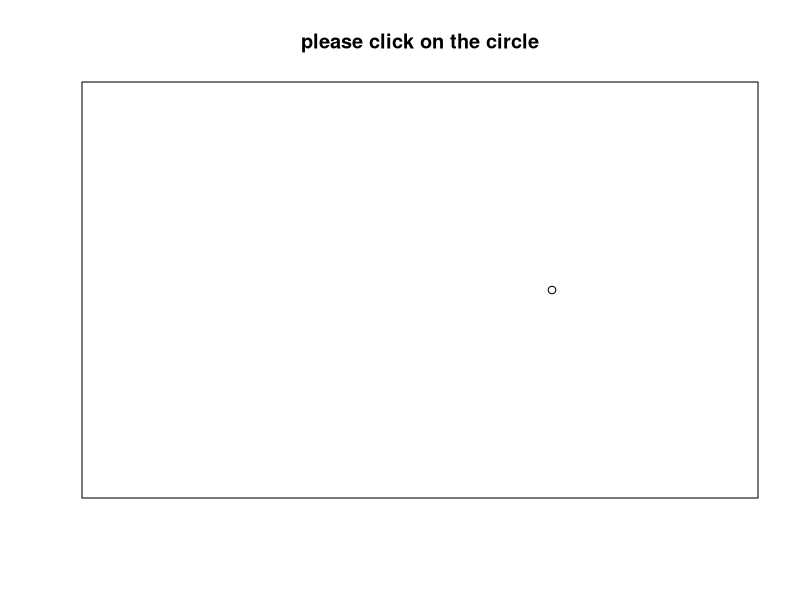

Write R code to recreate this figure.


my.list<-list("one",TRUE,3,c("F","O","U","R"))
my.list

my.list[[2]]

mode(my.list[2])
my.list[[4]][2]



my.list<-list(first="one",second=TRUE,third=3,fourth=c("f","o","u","r"))
names(my.list)

my.list$first

names(my.list)<-c("First element","Second element","Third element","Forth element")

names(my.list)

my.list$"Second element"

my.list$'Second element'

names(lm)

x<-list(1,c(2,3),c(4,5,6))

mode(x)


y<-unlist(x)


mode(y)


unlist(my.list)

y<-c(1.1,1.2,2.4,2.3,1.8,1.9)

x<-c(1,1,2,2,3,3)

lm.xy<-lm(y~x)

lm.xy

mode(lm.xy)

names(lm.xy)

lm.xy$coefficients

lm.xy$residuals


lm.xy$model


#wilcoxon rank sum test-nonparametric test for difference in means
(w<-wilcox.test(rnorm(10),rnorm(10,2)))

mode(w)

names(w)

w$statistic

w$null.value


####use list to assign row and column names to a matrix
(a<-matrix(runif(8),4,2))

(dimnames(a)<-list(NULL,c("x","y")))

####use list to assign row and column names to a matrix

(dimnames(a)<-list(letters[1:4],c("y","z")))


click1<-function(){
x<-runif(1);y<-runif(1)
plot(x=x,y=y,xlim=c(0,1),main="please click on the circle",xlab="",ylab="",axes=FALSE,frame.plot=TRUE)

clicktime<-system.time(xyclick<-locator(1))

list(timestamp=Sys.time(),x=x,y=y,xclick=xyclick$x,yclick=xyclick$y,tclick=clicktime[3])

}
click1()

(x<-matrix(1:24,nrow=4))
# to sum across rows
apply(x,1,sum)

#to  get the square root of each element
apply(x,1,sqrt)

apply(x,2,sqrt)

library(MASS)
#summing all placebo where y=n in first column
with(bacteria,tapply((y=="n"),trt,sum))


a<-c("a","b","c","d")
b<-c(1,2,3,4,4,3,2,1)
c<-c(T,T,F)
list.object<-list(a,b,c)
class(list.object)

list.object

# to determine the length of each object in the list

lapply(list.object,class)

#to find the mean of each object in the list
lapply(list.object,mean)


head(bacteria)
